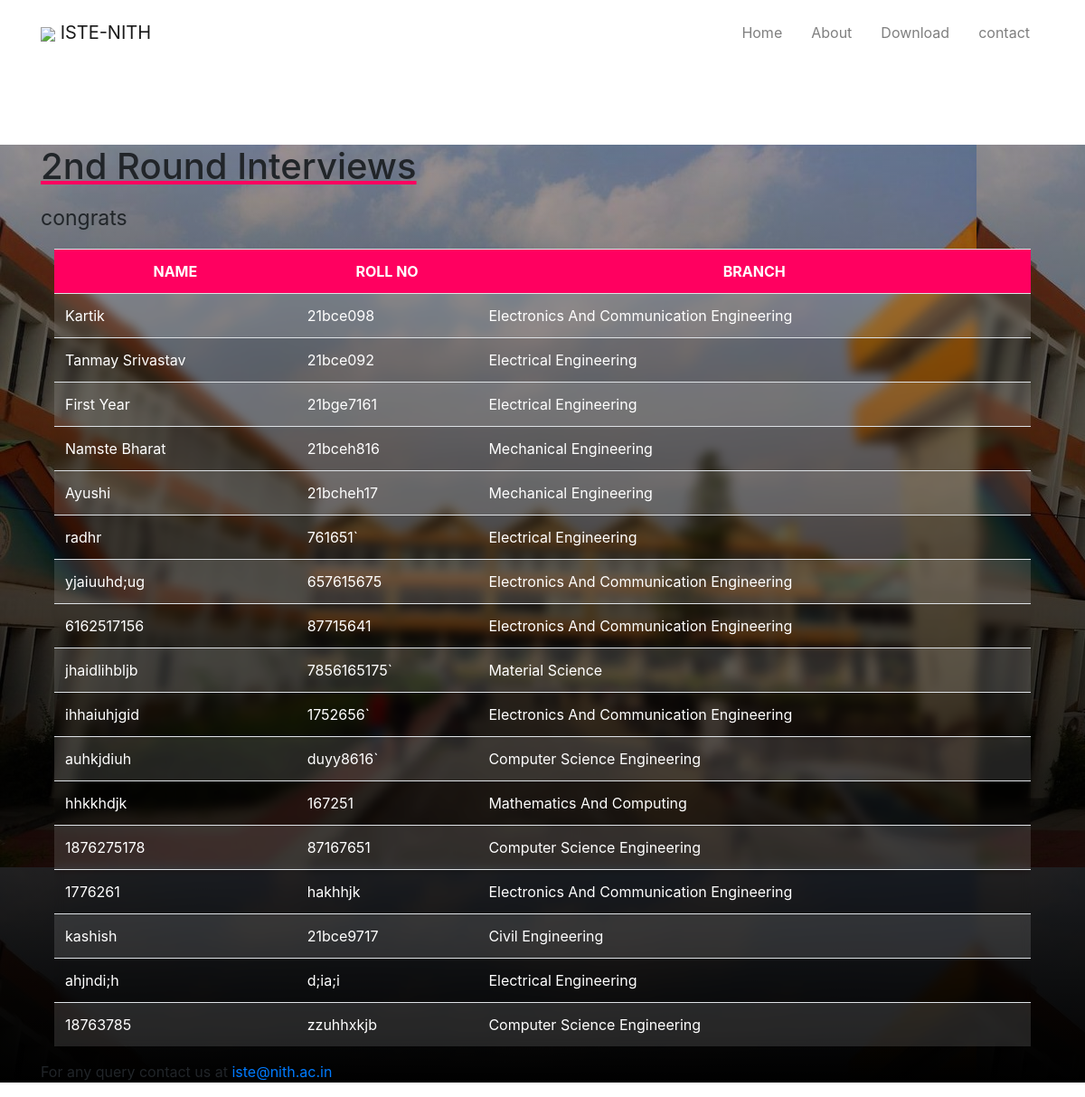
Before: /results/ with the older database file.
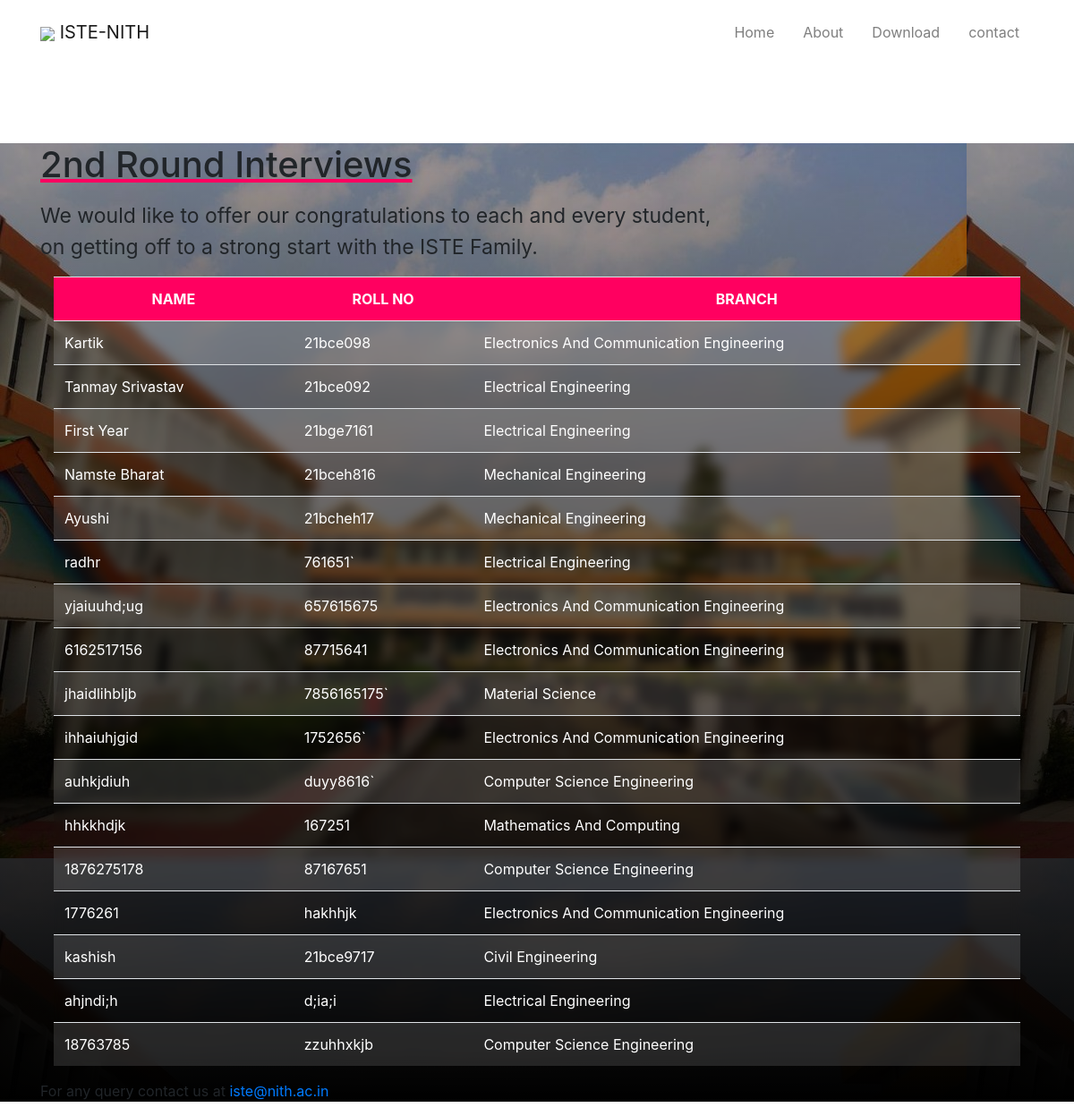
After: the same page with the newer database file.
### results/models.py (models this page shows, shortened)
class ResultPage(models.Model):
    default = models.CharField(max_length=10, default='results')
    title = models.CharField(max_length=100000)
    subtitle = models.CharField(blank=True, null=True, max_length=100000)
    show = models.BooleanField(default=False)
    class Meta:
        verbose_name = "Result Page Content"
        verbose_name_plural = "Result Page"

class Results(models.Model):
    BRANCH = (
        ('', 'Choose Your Branch'),
        ("Civil Engineering", 'Civil Engineering'),
        ('Mechanical Engineering', 'Mechanical Engineering'),
        ('Electrical Engineering', 'Electrical Engineering'),
        ('Electronics And Communication Engineering',
         'Electronics And Communication Engineering'),
        ('Chemical Engineering', 'Chemical Engineering'),
        ('Computer Science Engineering', 'Computer Science Engineering'),
        ('Material Science', 'Material Science'),
        ('Engineering Physics', 'Engineering Physics'),
        ('Mathematics And Computing', 'Mathematics And Computing'),
    )
    name = models.CharField(max_length=1000000)
    roll_number = models.CharField(max_length=30, unique=True)
    branch = models.CharField(choices=BRANCH, max_length=100, default='')
    class Meta:
        verbose_name = "Interview Result"
        verbose_name_plural = "Interview Results"

### results/views.py (the view)
# urls.py: path('results/', result, name='results'),
def result(request):
    value = ResultPage.objects.get(default='results')
    content = ResultPage.objects.all()
    result = Results.objects.all()
    ctx = {"result": result, "content": content}
    if value.show:
        return render(request, 'results.html', ctx)
    else:
        return render(request, '404.html')

### templates/results.html (shortened to what this page needs)
<!DOCTYPE html>
{% load static %}
<html lang="en">
<head>
  <link rel="stylesheet" href="{% static 'assets/bootstrap/css/bootstrap.min.css' %}">
  <link rel="stylesheet" href="{% static 'css/index.css' %}">
  <link rel="stylesheet" href="{% static 'assets/fonts/font-awesome.min.css' %}">
</head>
<body id="page-top" style="position: relative;">
  <nav class="navbar navbar-light navbar-expand-md fixed-top" id="mainNav">
    <div class="container"><a class="navbar-brand js-scroll-trigger" href="/"> <img style="width:50px"
          src="{% static 'images/iste.png' %}"> ISTE-NITH </img></a>
      <div class="collapse navbar-collapse" id="navbarResponsive">
        <ul class="navbar-nav ml-auto">
          <li class="nav-item nav-link js-scroll-trigger"><a class="nav-link js-scroll-trigger"
              href="/#container">Home</a></li>
          <li class="nav-item nav-link js-scroll-trigger"><a class="nav-link js-scroll-trigger" href="/#about">About</a>
          </li>
          <li class="nav-item nav-link js-scroll-trigger"><a class="nav-link js-scroll-trigger"
              href="/#download">Download</a></li>
          <li class="nav-item nav-link js-scroll-trigger"><a class="nav-link js-scroll-trigger"
              href="/#contact">contact</a></li>
        </ul>
      </div>
    </div>
  </nav>
  <header id="head" class="masthead">
    <div class="intro-body" id="container">
      <div class="container">
        {% for content in content %}
        <h1 style="font-size: 40px;
" class="intro-text">{{content.title}}</h1>
        <p>{{content.subtitle|safe}}</p>
        {% endfor %}
        <div class=" container">
          <div class="table-wrapper-scroll-y my-custom-scrollbar">
            <table class="table">
              <tr>
                <th>NAME</th>
                <th>ROLL NO</th>
                <th>BRANCH</th>
              </tr>
              {% for result in result %}
              <tr>
                <td>{{result.name}}</td>
                <td>{{result.roll_number}}</td>
                <td>{{result.branch}}</td>
              </tr>
              {% endfor %}
            </table>
          </div>
        </div>
        <p>For any query contact us at <a href="mailto:iste@nith.ac.in">iste@nith.ac.in</a></p>
      </div>
    </div>
  </header>
</html>

### static/css/index.css (style rules this page uses)
#head { background-image: url("../assets/img/intro.jpg"); background-image: linear-gradient( to bottom, rgb(0 0 0 / 35%) 0%, rgb(0 0 0) 100% ), url("../assets/img/intro.jpg"); }

### templates/results.html (style rules this page uses)
table { border-collapse: collapse; width: 100%; backdrop-filter: blur(6px); font-size: 16px; }
tr:nth-child(even) { background-color: #ffffff20; }
td, th { border: 0px solid #ddd; padding: 8px; color: white; }
th { padding-top: 12px; padding-bottom: 12px; text-align: center; background-color: #ff0060; color: white; }
.intro-text { text-decoration: underline; text-decoration-color: #ff0060 }
@media only screen and (min-width:768px) { .intro-text { margin-top: 20vh; text-decoration: underline; text-decoration-color: #ff0060 } }

Changed rows visible on the page:
changed ResultPage "2nd Round Interviews": subtitle "congrats" → "We would like to offer our congratulations to each and every student, on getting off to a strong start with the ISTE Family."
